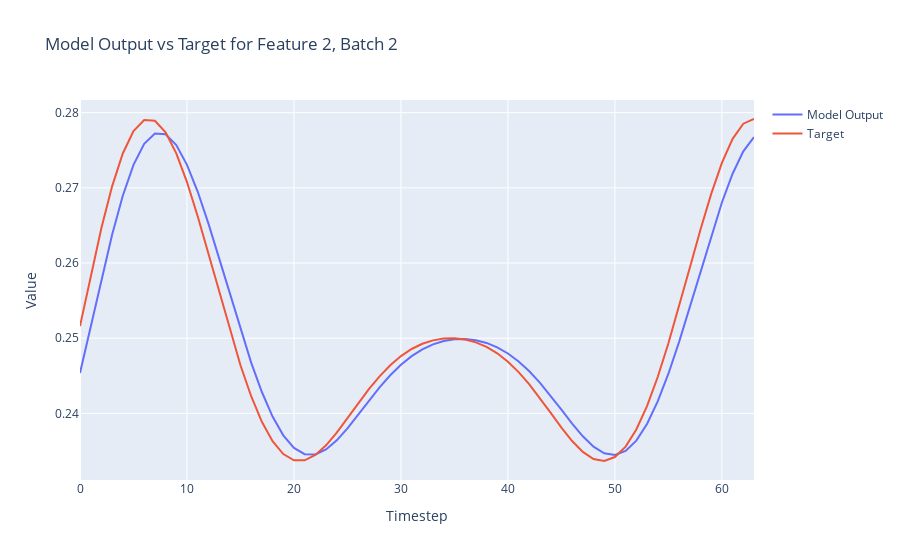

The notebook cell saved with this chart:
### Code cell
import plotly.graph_objects as go

def plot_model_output_vs_target(model_outputs, targets, batch_index=0, feature_index=0):
    # Extract the specified feature for the given batch from both the model outputs and targets
    model_output_series = model_outputs[batch_index, :, feature_index].detach().numpy()
    target_series = targets[batch_index, :, feature_index].numpy()
    
    # Create a range for the x-axis (timesteps)
    timesteps = list(range(model_output_series.shape[0]))
    
    # Create traces
    model_trace = go.Scatter(x=timesteps, y=model_output_series, mode='lines', name='Model Output')
    target_trace = go.Scatter(x=timesteps, y=target_series, mode='lines', name='Target')
    
    # Create the figure and add traces
    fig = go.Figure()
    fig.add_trace(model_trace)
    fig.add_trace(target_trace)
    
    # Add title and labels
    fig.update_layout(title=f'Model Output vs Target for Feature {feature_index}, Batch {batch_index}',
                      xaxis_title='Timestep',
                      yaxis_title='Value')
    
    # Show the figure
    fig.show()

# Assuming `y` and `Y` are your model outputs and targets, respectively
# Adjust batch_index and feature_index as needed
plot_model_output_vs_target(outputs, Y, batch_index=2, feature_index=2)

### Figure 1 — Plotly figure (JSON) as saved in the notebook; plotly's stock layout.template omitted (floating-point values rounded to 4 significant figures)
{"data": [{"mode": "lines", "name": "Model Output", "type": "scatter", "x": [0, 1, 2, 3, 4, 5, 6, 7, 8, 9, 10, 11, 12, 13, 14, 15, 16, 17, 18, 19, 20, 21, 22, 23, 24, 25, 26, 27, 28, 29, 30, 31, 32, 33, 34, 35, 36, 37, 38, 39, 40, 41, 42, 43, 44, 45, 46, 47, 48, 49, 50, 51, 52, 53, 54, 55, 56, 57, 58, 59, 60, 61, 62, 63], "y": [0.2454, 0.2516, 0.2578, 0.2638, 0.2689, 0.2731, 0.2759, 0.2772, 0.2771, 0.2757, 0.2731, 0.2695, 0.2653, 0.2606, 0.2558, 0.2511, 0.2467, 0.2428, 0.2396, 0.2371, 0.2354, 0.2346, 0.2345, 0.2352, 0.2364, 0.238, 0.2398, 0.2417, 0.2435, 0.2451, 0.2465, 0.2476, 0.2485, 0.2492, 0.2496, 0.2499, 0.2499, 0.2497, 0.2494, 0.2488, 0.248, 0.2469, 0.2456, 0.2441, 0.2423, 0.2405, 0.2386, 0.237, 0.2356, 0.2347, 0.2345, 0.235, 0.2364, 0.2386, 0.2416, 0.2453, 0.2495, 0.2541, 0.2589, 0.2636, 0.2681, 0.2719, 0.2749, 0.2768]}, {"mode": "lines", "name": "Target", "type": "scatter", "x": [0, 1, 2, 3, 4, 5, 6, 7, 8, 9, 10, 11, 12, 13, 14, 15, 16, 17, 18, 19, 20, 21, 22, 23, 24, 25, 26, 27, 28, 29, 30, 31, 32, 33, 34, 35, 36, 37, 38, 39, 40, 41, 42, 43, 44, 45, 46, 47, 48, 49, 50, 51, 52, 53, 54, 55, 56, 57, 58, 59, 60, 61, 62, 63], "y": [0.2516, 0.2583, 0.2647, 0.2702, 0.2746, 0.2776, 0.279, 0.2789, 0.2774, 0.2746, 0.2708, 0.2662, 0.2612, 0.2561, 0.2511, 0.2464, 0.2423, 0.2389, 0.2363, 0.2346, 0.2338, 0.2338, 0.2345, 0.2357, 0.2374, 0.2393, 0.2413, 0.2432, 0.2449, 0.2464, 0.2476, 0.2486, 0.2493, 0.2497, 0.25, 0.25, 0.2498, 0.2494, 0.2488, 0.248, 0.2469, 0.2455, 0.2439, 0.242, 0.2401, 0.2381, 0.2363, 0.2349, 0.2339, 0.2337, 0.2342, 0.2356, 0.2378, 0.241, 0.2448, 0.2493, 0.2543, 0.2594, 0.2645, 0.2692, 0.2733, 0.2765, 0.2785, 0.2792]}], "layout": {"title": {"text": "Model Output vs Target for Feature 2, Batch 2"}, "xaxis": {"title": {"text": "Timestep"}}, "yaxis": {"title": {"text": "Value"}}}}
